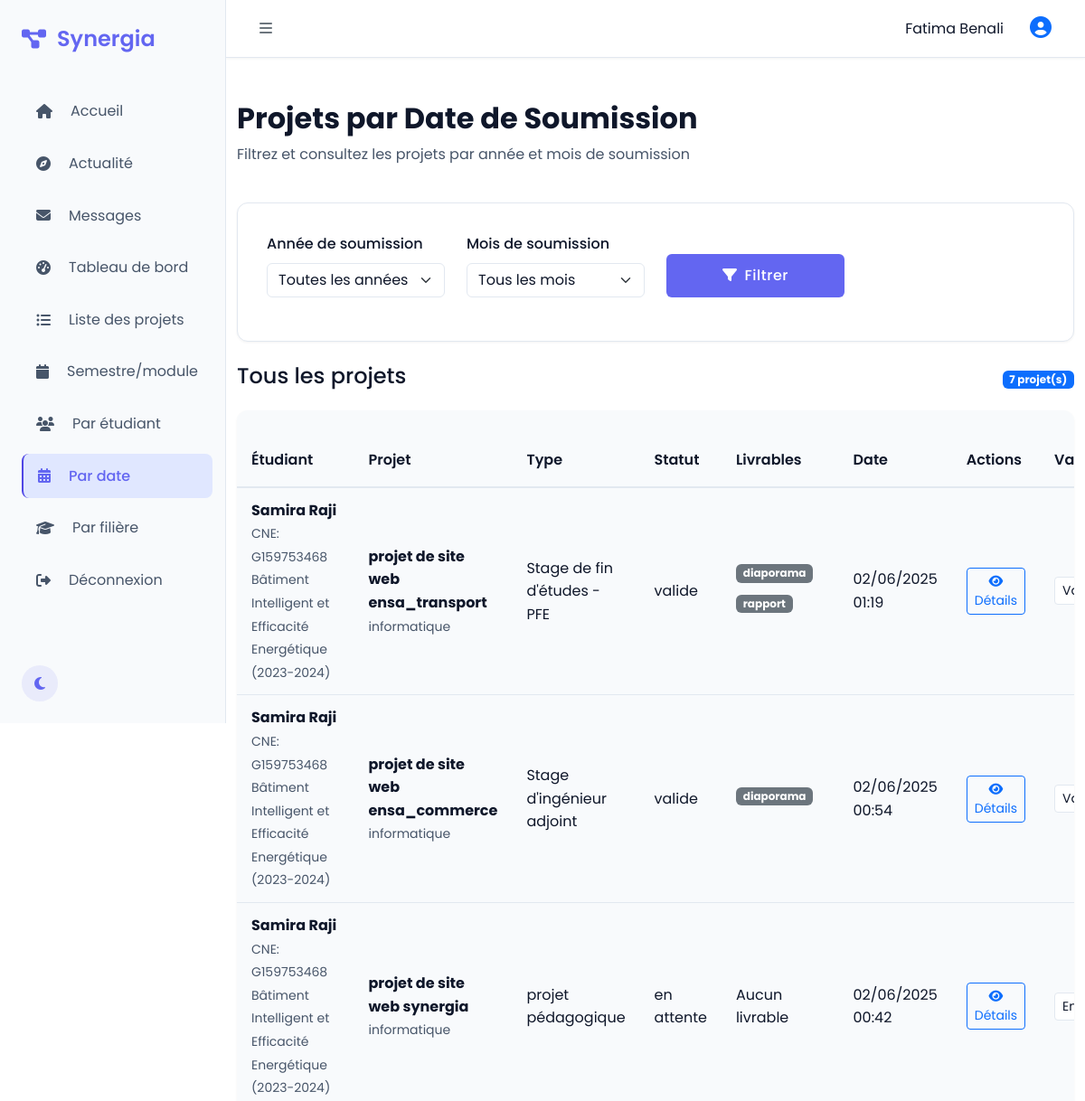
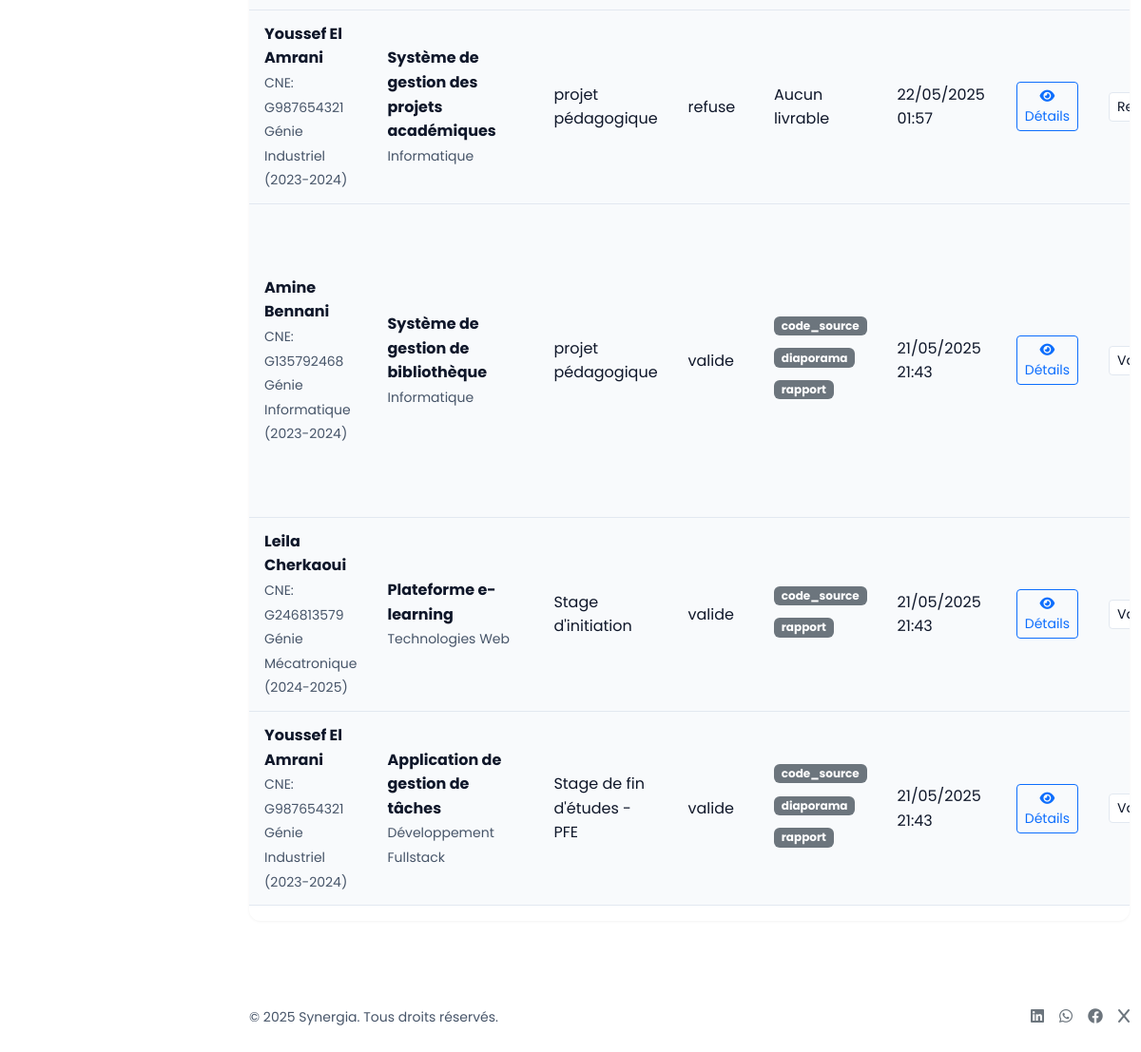
Screenshot of /teacher/annee.php (signed in) with the database file from the repository (2 pictures, top to bottom).
### tables this page shows
CREATE TABLE `projet` (
  `id_projet` int(11) NOT NULL,
  `titre` varchar(255) DEFAULT NULL,
  `description` text DEFAULT NULL,
  `type_projet` enum('Stage d''initiation','Stage d''ingénieur adjoint','Stage de fin d''études - PFE','projet pédagogique') DEFAULT NULL,
  `sujet` varchar(100) DEFAULT NULL,
  `date_soumission` datetime DEFAULT current_timestamp(),
  `statut` enum('en_attente','valide','refuse') DEFAULT 'en_attente',
  `id_etudiant` int(11) DEFAULT NULL,
  `id_enseignant` int(11) DEFAULT NULL
);

CREATE TABLE `utilisateur` (
  `id_utilisateur` int(11) NOT NULL,
  `nom` varchar(100) DEFAULT NULL,
  `prenom` varchar(100) DEFAULT NULL,
  `email` varchar(150) DEFAULT NULL,
  `mot_de_passe` varchar(255) DEFAULT NULL,
  `role` enum('etudiant','enseignant','admin') DEFAULT NULL,
  `date_creation` datetime DEFAULT current_timestamp()
);

CREATE TABLE `etudiant` (
  `id_etudiant` int(11) NOT NULL,
  `cne` varchar(50) DEFAULT NULL,
  `filiere` varchar(100) DEFAULT NULL,
  `annee_scolaire` varchar(10) DEFAULT NULL
);

### teacher/annee.php (the view, shortened to what this page needs)
<?php
require_once '../hello/config.php';
$id_enseignant = $_SESSION['id_utilisateur'];
$selectedAnnee = isset($_GET['annee']) ? trim($_GET['annee']) : '';
$selectedMois = isset($_GET['mois']) ? trim($_GET['mois']) : '';
$projects = [];
try {
    $query = "SELECT
        p.*,
        ue.nom AS etudiant_nom,
        ue.prenom AS etudiant_prenom,
        ue.email AS etudiant_email,
        e.cne,
        e.filiere,
        e.annee_scolaire,
        uen.nom AS enseignant_nom,
        uen.prenom AS enseignant_prenom,
        en.grade AS enseignant_grade,
        en.specialite AS enseignant_specialite,
        GROUP_CONCAT(DISTINCT mk.terme SEPARATOR ', ') AS mots_cles,
        GROUP_CONCAT(DISTINCT CONCAT(m.nom_module, ' (S', m.semestre, ')') SEPARATOR ', ') AS modules,
        GROUP_CONCAT(DISTINCT CONCAT(l.type_livrable, ':', l.chemin_fichier) SEPARATOR '|') AS livrables,
        (SELECT remarque_text FROM remarque WHERE id_projet = p.id_projet ORDER BY date_remarque DESC LIMIT 1) AS derniere_remarque,
        (SELECT evaluation FROM remarque WHERE id_projet = p.id_projet ORDER BY date_remarque DESC LIMIT 1) AS derniere_evaluation,
        (SELECT date_remarque FROM remarque WHERE id_projet = p.id_projet ORDER BY date_remarque DESC LIMIT 1) AS date_evaluation
      FROM projet p
      JOIN etudiant e ON p.id_etudiant = e.id_etudiant
      JOIN utilisateur ue ON e.id_etudiant = ue.id_utilisateur
      LEFT JOIN enseignant en ON p.id_enseignant = en.id_enseignant
      LEFT JOIN utilisateur uen ON en.id_enseignant = uen.id_utilisateur
      LEFT JOIN projet_mot_cle pmk ON p.id_projet = pmk.id_projet
      LEFT JOIN mot_cle mk ON pmk.id_mot_cle = mk.id_mot_cle
      LEFT JOIN projet_module pmod ON p.id_projet = pmod.id_projet
      LEFT JOIN module m ON pmod.id_module = m.id_module
      LEFT JOIN livrable l ON p.id_projet = l.id_projet
      LEFT JOIN remarque r ON p.id_projet = r.id_projet
      WHERE p.id_enseignant = :id_enseignant";
    $params = [':id_enseignant' => $id_enseignant];
    $query .= " GROUP BY p.id_projet ORDER BY p.date_soumission DESC";
    $stmt = $db->prepare($query);
    foreach ($params as $key => $value) {
        $stmt->bindValue($key, $value, is_int($value) ? PDO::PARAM_INT : PDO::PARAM_STR);
    }
    $stmt->execute();
    $projects = $stmt->fetchAll();
} catch (PDOException $e) {
    $error = "Erreur lors de la recherche: " . $e->getMessage();
    error_log($error);
}
?>
<!DOCTYPE html>
<html lang="fr" data-theme="light">
<head>
    <link href="https://cdn.jsdelivr.net/npm/bootstrap@5.3.0/dist/css/bootstrap.min.css" rel="stylesheet">
    <link rel="stylesheet" href="https://cdnjs.cloudflare.com/ajax/libs/font-awesome/6.4.0/css/all.min.css">
    <link href="etudiant.css" rel=stylesheet>
</head>
<body>
    <div class="sidebar">
        <a id="mobileMenu_back" class="sidebar-brand" style="text-decoration: none;">
            <div class="brand-logo"><i class="fas fa-project-diagram"></i></div>
            <span class="brand-text">Synergia</span>
        </a>
        <nav class="nav flex-column">
            <a href="index.php" class="nav-link"><i class="fas fa-home me-2"></i>Accueil</a>
            <a href="actualite.php" class="nav-link"><i class="fas fa-compass me-2"></i>Actualité</a>
            <a href="message.php" class="nav-link"><i class="fas fa-envelope me-2"></i>Messages</a>
            <a href="statistique.php" class="nav-link"><i class="fas fa-tachometer-alt me-2"></i>Tableau de bord</a>
            <a href="liste.php" class="nav-link"><i class="fas fa-list-ul me-2"></i>Liste des projets</a>
            <a href="semestre.php" class="nav-link "><i class="fas fa-calendar me-2"></i>Semestre/module</a>
            <a href="etudiant.php" class="nav-link"><i class="fas fa-users me-2"></i>Par étudiant</a>
            <a href="#" class="nav-link active"><i class="fas fa-calendar-alt me-2"></i>Par date</a>
            <a href="filiere.php" class="nav-link"><i class="fas fa-graduation-cap me-2"></i>Par filière</a>
            <a href="logout.php" class="nav-link"><i class="fas fa-sign-out-alt me-2"></i>Déconnexion</a>
        </nav>
        <div class="theme-switch mt-auto">
            <button class="theme-btn" id="themeToggle"><i class="fas fa-moon"></i></button>
        </div>
    </div>
    <div class="main-content">
        <nav class="topbar navbar navbar-expand">
            <button class="btn btn-icon" id="mobileMenu"><i class="fas fa-bars text-secondary"></i></button>
            <div class="ms-auto d-flex align-items-center">
                <span class="me-3"><?php echo $_SESSION['prenom'].' '.$_SESSION['nom']; ?></span>
                <div class="dropdown">
                    <button class="btn btn-icon" type="button" id="dropdownMenuButton" data-bs-toggle="dropdown">
                        <i class="fas fa-user-circle fs-4 text-primary"></i>
                    </button>
                </div>
            </div>
        </nav>
        <div class="container py-5 flex-grow-1">
            <div class="row mb-4">
                <div class="col-12">
                    <h2 class="fw-bold">Projets par Date de Soumission</h2>
                    <p >Filtrez et consultez les projets par année et mois de soumission</p>
                </div>
            </div>
            <div class="search-box card mb-4">
                <form method="GET" action="">
                    <div class="row">
                        <div class="col-lg-3 col-md-6 col-sm-12 mb-3">
                            <label for="annee" class="form-label" style="color: var(--text-primary);">Année de soumission</label>
                            <select class="form-select" name="annee" id="annee">
                                <option value="">Toutes les années</option>
                            </select>
                        </div>
                        <div class="col-lg-3 col-md-6 col-sm-12 mb-3">
                            <label for="mois" class="form-label" style="color: var(--text-primary);">Mois de soumission</label>
                            <select class="form-select" name="mois" id="mois">
                                <option value="">Tous les mois</option>
                            </select>
                        </div>
                        <div class="col-lg-3 col-md-6 col-sm-12 d-flex align-items-end mb-3">
                            <button class="btn btn-primary w-100" type="submit">
                                <i class="fas fa-filter me-2"></i>Filtrer
                            </button>
                        </div>
                    </div>
                </form>
            </div>
            <?php if (empty($projects)): ?>
                <div class="alert alert-info">
                    Aucun projet trouvé pour les critères sélectionnés
                    <?php
                    $filters = [];
                    if (!empty($selectedAnnee)) $filters[] = "année: " . htmlspecialchars($selectedAnnee);
                    if (!empty($selectedMois)) $filters[] = "mois: " . DateTime::createFromFormat('!m', $selectedMois)->format('F');
                    if (!empty($filters)) {
                        echo " (" . implode(", ", $filters) . ")";
                    }
                    ?>
                </div>
            <?php else: ?>
                <div class="d-flex justify-content-between align-items-center mb-3">
                    <h4>
                        <?php if (empty($selectedAnnee) && empty($selectedMois)) echo "Tous les projets"; ?>
                    </h4>
                    <span class="badge bg-primary"><?= count($projects) ?> projet(s)</span>
                </div>
                <div class="table-responsive overflow-auto">
                    <table class="table table-hover tableau">
                        <thead>
                            <tr>
                                <th>Étudiant</th>
                                <th>Projet</th>
                                <th>Type</th>
                                <th>Statut</th>
                                <th>Livrables</th>
                                <th>Date</th>
                                <th>Actions</th>
                                <th>Validation</th>
                            </tr>
                        </thead>
                        <tbody>
                            <?php foreach ($projects as $project):
                            ?>
                                <tr>
                                    <td>
                                        <strong><?= htmlspecialchars($project['etudiant_prenom'] . ' ' . $project['etudiant_nom']) ?></strong><br>
                                        <small >CNE: <?= htmlspecialchars($project['cne']) ?></small><br>
                                        <small><?= htmlspecialchars($project['filiere']) ?> (<?= htmlspecialchars($project['annee_scolaire']) ?>)</small>
                                    </td>
                                    <td>
                                        <strong><?= htmlspecialchars($project['titre']) ?></strong><br>
                                        <small><?= htmlspecialchars($project['sujet']) ?></small>
                                    </td>
                                    <td><?= htmlspecialchars($project['type_projet']) ?></td>
                                    <td>
                                        <span class="badge-status badge-<?= $project['statut'] ?>">
                                            <?= str_replace('_', ' ', $project['statut']) ?>
                                        </span>
                                    </td>
                                    <td>
                                        <?php
                                        if (!empty($project['livrables'])) {
                                            $livrables = explode('|', $project['livrables']);
                                            foreach ($livrables as $livrable) {
                                                list($type, $chemin) = explode(':', $livrable);
                                                echo '
                                                    <div class="mb-2">
                                                        <a href="download.php?file=' . urlencode($chemin) . '" class="badge bg-secondary text-decoration-none" download>
                                                            ' . htmlspecialchars($type) . '
                                                        </a>
                                                    </div>';
                                            }
                                        } else {
                                            echo '<span >Aucun livrable</span>';
                                        }
                                        ?>
                                    </td>
                                    <td><?= date('d/m/Y H:i', strtotime($project['date_soumission'])) ?></td>
                                    <td>
                                        <button class="btn btn-sm btn-outline-primary" data-bs-toggle="modal" data-bs-target="#detailsModal<?= $project['id_projet'] ?>">
                                            <i class="fas fa-eye"></i> Détails
                                        </button>
                                    </td>
                                    <td>
                                        <div class="d-flex gap-2">
                                            <form method="post" action="update_status.php" class="status-form">
                                                <select name="nouveau_statut" class="form-select form-select-sm"
                                                        onchange="this.form.submit()">
                                                    <option value="en_attente" <?= $project['statut'] == 'en_attente' ? 'selected' : '' ?>>En attente</option>
                                                    <option value="valide" <?= $project['statut'] == 'valide' ? 'selected' : '' ?>>Validé</option>
                                                    <option value="refuse" <?= $project['statut'] == 'refuse' ? 'selected' : '' ?>>Refusé</option>
                                                </select>
                                            </form>
                                        </div>
                                    </td>
                                </tr>
                                <div class="modal fade" id="detailsModal<?= $project['id_projet'] ?>" tabindex="-1" aria-hidden="true">
                            <?php endforeach; ?>
                        </tbody>
                    </table>
                </div>
            <?php endif; ?>
        </div>
        <footer class="py-4 mt-auto">
            <div class="container">
                <div class="d-flex flex-column flex-md-row justify-content-between align-items-center">
                    <div class="mb-3 mb-md-0">
                        <p class="mb-0 small">&copy; 2025 Synergia. Tous droits réservés.</p>
                    </div>
                    <div class="d-flex gap-3">
                        <a href="#" class="text-decoration-none text-secondary"><i class="fab fa-linkedin"></i></a>
                        <a href="#" class="text-decoration-none text-secondary"><i class="fab fa-whatsapp"></i></a>
                        <a href="#" class="text-decoration-none text-secondary"><i class="fab fa-facebook"></i></a>
                        <a href="#" class="text-decoration-none text-secondary"><i class="fab fa-x"></i></a>
                    </div>
                </div>
            </div>
        </footer>
    </div>
</body>
</html>

### rows the page displays
projet: utilisateur.prenom+nom "Samira Raji", id_etudiant.cne "G159753468", id_etudiant.filiere "Bâtiment Intelligent et Efficacité Energétique", id_etudiant.annee_scolaire "2023-2024", titre "projet de site web ensa_transport", sujet "informatique", type_projet "Stage de fin d'études - PFE", statut "valide", type "diaporama", type "rapport", date_soumission "02/06/2025 01:19", nouveau_statut "Validé"
projet: utilisateur.prenom+nom "Samira Raji", id_etudiant.cne "G159753468", id_etudiant.filiere "Bâtiment Intelligent et Efficacité Energétique", id_etudiant.annee_scolaire "2023-2024", titre "projet de site web ensa_commerce", sujet "informatique", type_projet "Stage d'ingénieur adjoint", statut "valide", type "diaporama", date_soumission "02/06/2025 00:54", nouveau_statut "Validé"
projet: utilisateur.prenom+nom "Samira Raji", id_etudiant.cne "G159753468", id_etudiant.filiere "Bâtiment Intelligent et Efficacité Energétique", id_etudiant.annee_scolaire "2023-2024", titre "projet de site web synergia", sujet "informatique", type_projet "projet pédagogique", statut "en attente", shows "Aucun livrable", date_soumission "02/06/2025 00:42", nouveau_statut "En attente"
projet: utilisateur.prenom+nom "Youssef El Amrani", id_etudiant.cne "G987654321", id_etudiant.filiere "Génie Industriel", id_etudiant.annee_scolaire "2023-2024", titre "Système de gestion des projets académiques", sujet "Informatique", type_projet "projet pédagogique", statut "refuse", shows "Aucun livrable", date_soumission "22/05/2025 01:57", nouveau_statut "Refusé"
projet: utilisateur.prenom+nom "Amine Bennani", id_etudiant.cne "G135792468", id_etudiant.filiere "Génie Informatique", id_etudiant.annee_scolaire "2023-2024", titre "Système de gestion de bibliothèque", sujet "Informatique", type_projet "projet pédagogique", statut "valide", type "code_source", type "diaporama", type "rapport", date_soumission "21/05/2025 21:43", nouveau_statut "Validé"
projet: utilisateur.prenom+nom "Leila Cherkaoui", id_etudiant.cne "G246813579", id_etudiant.filiere "Génie Mécatronique", id_etudiant.annee_scolaire "2024-2025", titre "Plateforme e-learning", sujet "Technologies Web", type_projet "Stage d'initiation", statut "valide", type "code_source", type "rapport", date_soumission "21/05/2025 21:43", nouveau_statut "Validé"
projet: utilisateur.prenom+nom "Youssef El Amrani", id_etudiant.cne "G987654321", id_etudiant.filiere "Génie Industriel", id_etudiant.annee_scolaire "2023-2024", titre "Application de gestion de tâches", sujet "Développement Fullstack", type_projet "Stage de fin d'études - PFE", statut "valide", type "code_source", type "diaporama", type "rapport", date_soumission "21/05/2025 21:43", nouveau_statut "Validé"

### other values shown
$_SESSION['prenom'] "Fatima"
$_SESSION['nom'] "Benali"
count($projects) "7"
